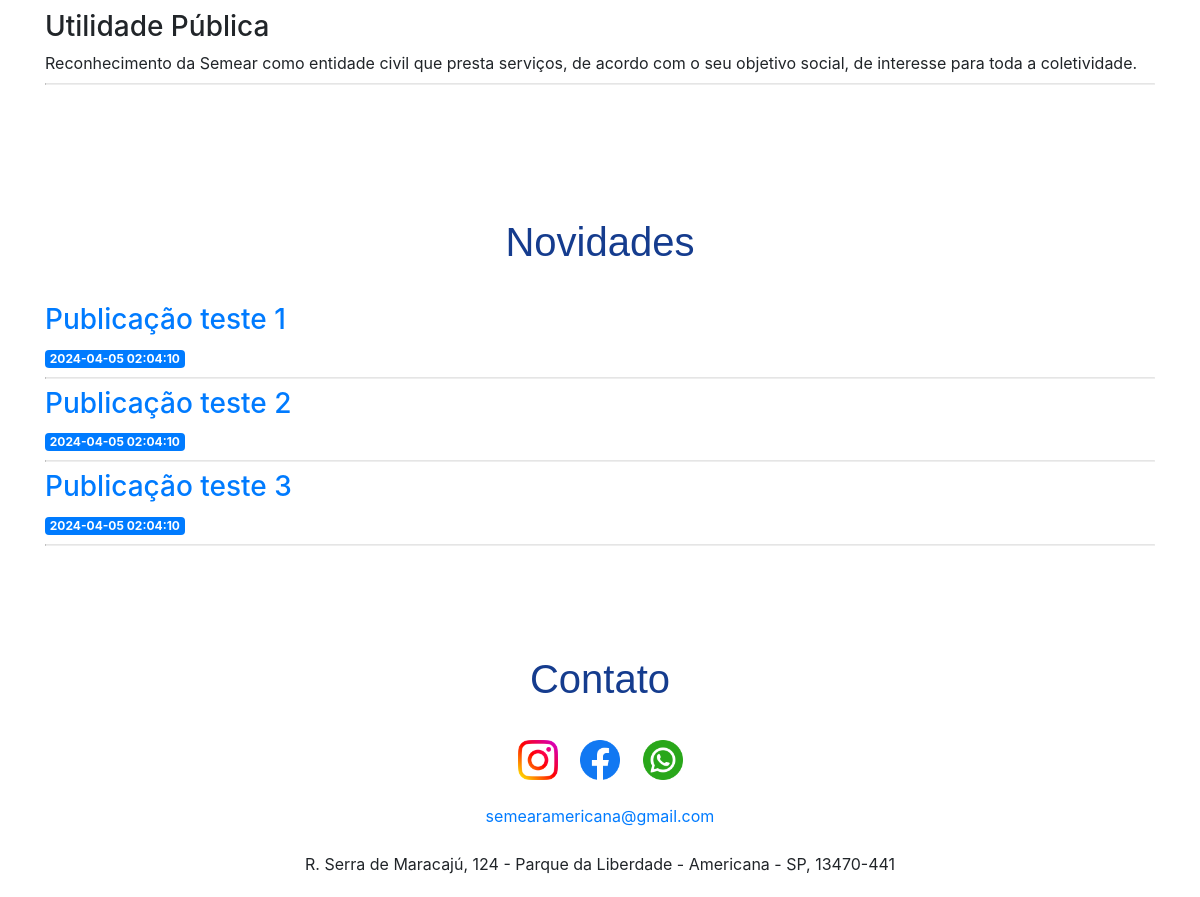
Before: / (middle part) with the older database file.
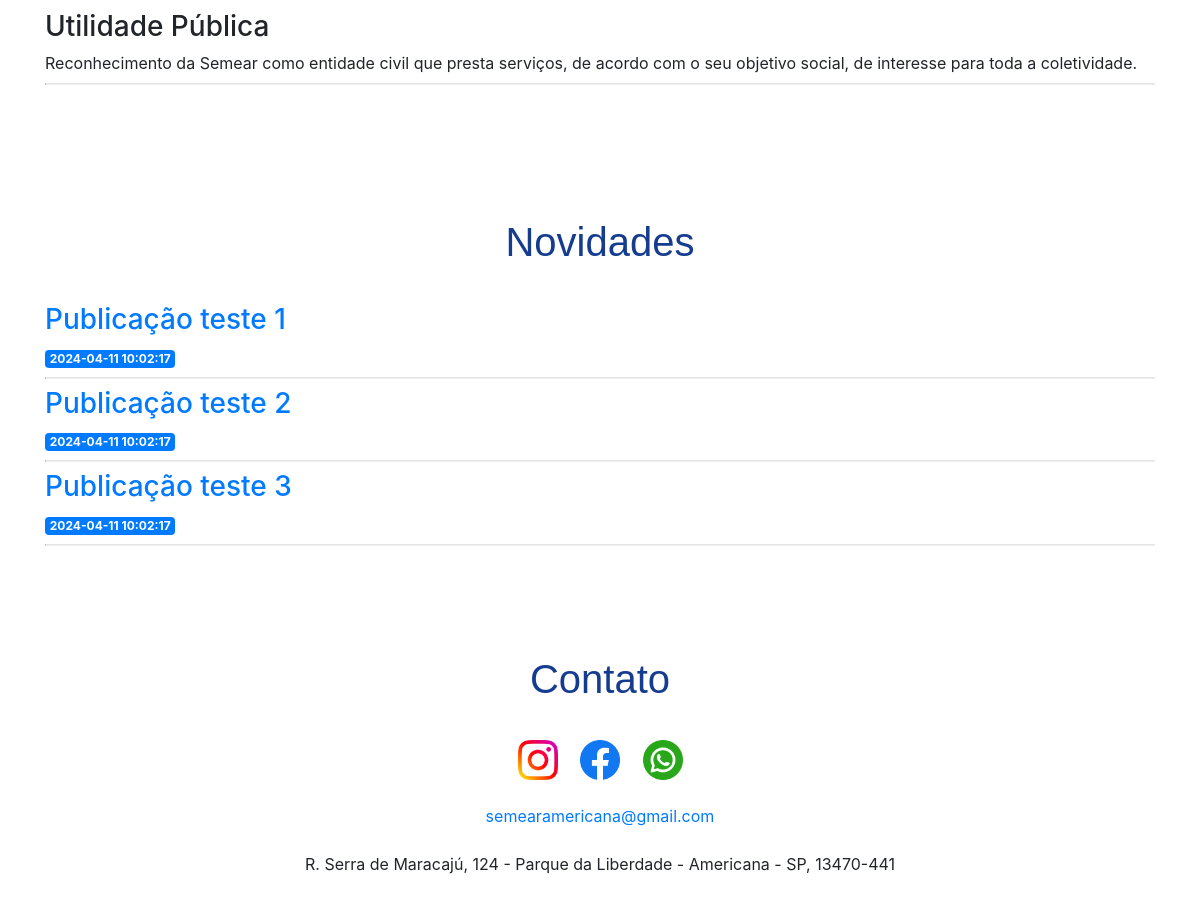
After: the same page with the newer database file.
### tables this page shows
CREATE TABLE posts (
    id INTEGER PRIMARY KEY AUTOINCREMENT,
    created TIMESTAMP NOT NULL DEFAULT CURRENT_TIMESTAMP,
    title TEXT NOT NULL,
    content TEXT NOT NULL
);

### app.py (the view)
@app.route('/')
def index():
  conn = get_db_connection()
  posts = conn.execute('SELECT * FROM posts').fetchall()
  contato = conn.execute('SELECT whatsapp, facebook, instagram, email, endereco FROM contato').fetchall()
  mensagem_bottom = conn.execute('SELECT texto FROM mensagem_bottom').fetchall()
  conn.close()
  global indice_atual
  imagem_atual = imagens[indice_atual]
  return render_template('index.html', posts=posts, contato=contato, mensagem_bottom=mensagem_bottom, imagem=imagem_atual)

### app.py (called while the page is built)
def get_db_connection():
    conn = sqlite3.connect('database.db')
    conn.row_factory = sqlite3.Row
    return conn

### templates/index.html (shortened to what this page needs)
{% extends 'base.html' %}
{% block content %}
	<br><br>
	<br>
	<br>
	<br>
	<br>
	<br>
	<div id="transparencia">
		<br><br><br>
		<br><br>
		<br><br>
		<br><br>
		<br><br>
		<h3>Utilidade Pública</h3>
		Reconhecimento da Semear como entidade civil que presta serviços, de acordo com o seu objetivo social, de interesse para toda a coletividade.
		<hr>
	</div>
	<br><br>
	<div id="novidades">
		<br><br><br>
		<h1>Novidades</h1>
		<br>
		{% for post in posts %}
			<a href="{{ url_for('post', post_id=post['id']) }}">
				<h3>{{ post['title'] }}</h3>
			</a>
			<span class="badge badge-primary">{{ post['created'] }}</span>
			<hr>
		{% endfor %}
	</div>
	<br>
	<div id="contato">
		<br><br><br>
		<h1>Contato</h1>
		<br>
		<center>
			{% for contato in contato %}
				<a href="{{ contato['instagram'] }}">
				  <img src="{{ url_for('static', filename='img/instagram.png') }}" alt="Instagram" width="40" height="40">
				</a>&nbsp;&nbsp;&nbsp;
				<a href="{{ contato['facebook'] }}">
				  <img src="{{ url_for('static', filename='img/facebook.png') }}" alt="Facebook" width="40" height="40">
				</a>&nbsp;&nbsp;&nbsp;
				<a href="https://api.whatsapp.com/send?phone={{ contato['whatsapp'] }}&text=Olá! Venho a partir do site.">
				  <img src="{{ url_for('static', filename='img/whatsapp.png') }}" alt="Whatsapp" width="40" height="40">
				</a>
				<br><br>
				<a href="mailto:{{ contato['email'] }}">{{ contato['email'] }}</a>
				<br><br>
				{{ contato['endereco'] }}
			{% endfor %}
			<br><br>
		</center>
	</div>
{% endblock %}

Changed rows visible on the page:
changed posts "Publicação teste 1": created "2024-04-05 02:04:10" → "2024-04-11 10:02:17"
changed posts "Publicação teste 2": created "2024-04-05 02:04:10" → "2024-04-11 10:02:17"
changed posts "Publicação teste 3": created "2024-04-05 02:04:10" → "2024-04-11 10:02:17"
